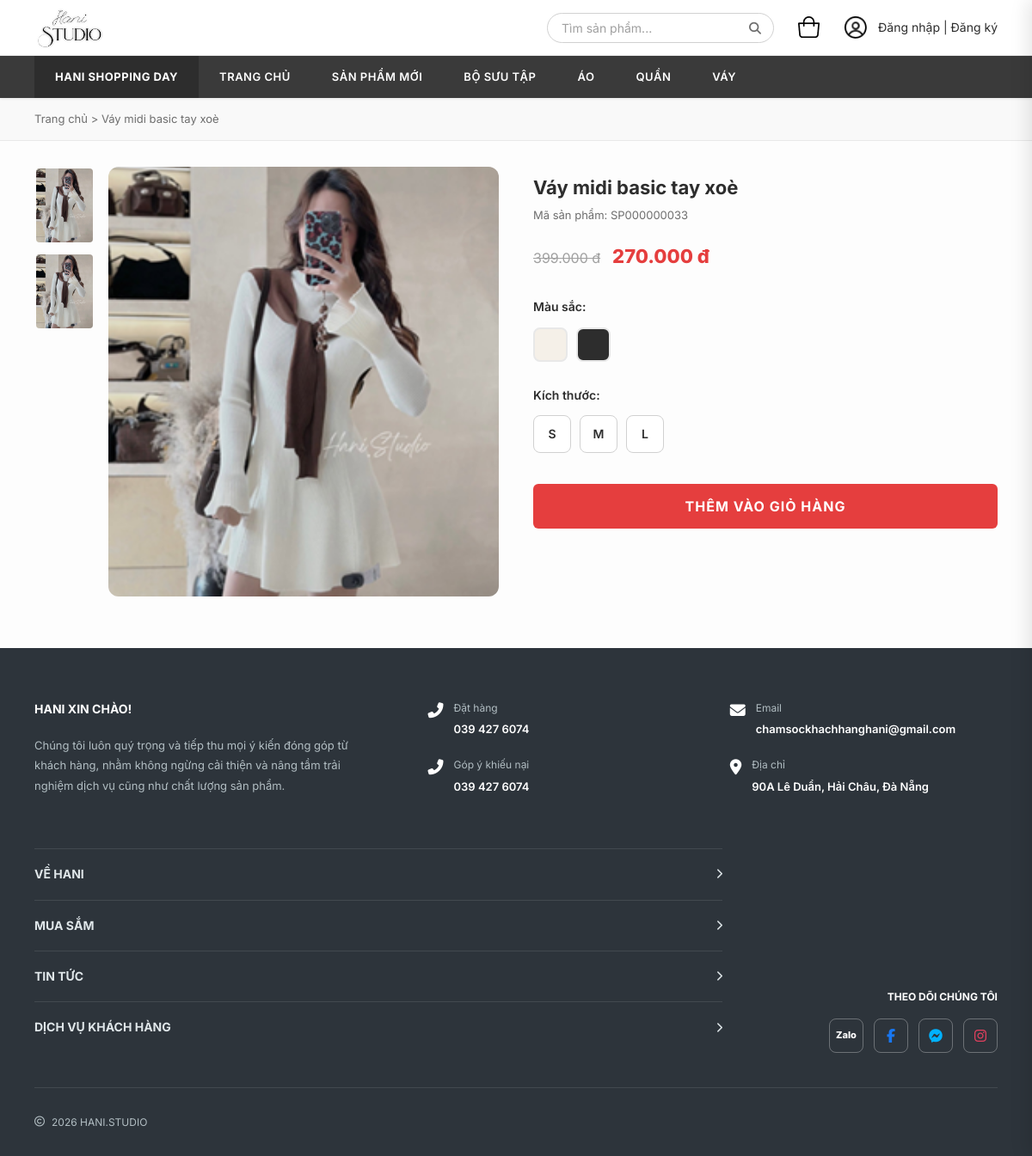
The page /product/9/ on the database its author committed.
### reviews/models.py (models this page shows, shortened)
class Product(models.Model):
    name = models.CharField(max_length=255, verbose_name="Tên sản phẩm")
    code = models.CharField(max_length=50, unique=True, verbose_name="Mã sản phẩm")
    price = models.DecimalField(max_digits=12, decimal_places=0, verbose_name="Giá")
    old_price = models.DecimalField(max_digits=12, decimal_places=0, null=True, blank=True, verbose_name="Giá cũ")
    image_name = models.CharField(max_length=100, verbose_name="Tên file ảnh (trong static)")
    colors = models.JSONField(default=list, blank=True, verbose_name="Danh sách màu (JSON: name, hex)")
    sizes = models.JSONField(default=list, blank=True, verbose_name="Danh sách size (JSON list)")
    categories = models.ManyToManyField(Category, verbose_name="Danh mục")
    description = models.TextField(blank=True, verbose_name="Mô tả")
    class Meta:
        verbose_name = "Sản phẩm"
        verbose_name_plural = "Sản phẩm"

### reviews/views.py (the view)
# urls.py: path('product/<int:product_id>/', views.product_detail, name='product_detail'),
def product_detail(request, product_id):
    product = get_product_by_id(product_id)
    if not product:
        messages.error(request, 'Sản phẩm không tồn tại!')
        return redirect('home')
    if request.user.is_authenticated:
        cart_count = CartItem.objects.filter(user=request.user).count()
    else:
        cart_count = len(request.session.get('cart', []))
    return render(request, 'reviews/product_detail.html', {
        'product': product,
        'cart_count': cart_count
    })

### reviews/context_processors.py (called while the page is built)
def coupons_processor(request):
    return {'COUPONS_LIST': COUPONS}

### reviews/templatetags/shop_filters.py (called while the page is built)
@register.filter
def format_price(value):
    try:
        return f"{value:,.0f} đ".replace(",", ".")
    except (ValueError, TypeError):
        return value

### reviews/views.py (called while the page is built)
def get_product_by_id(product_id):
    try:
        p_obj = Product.objects.get(id=int(product_id))
        return {
            'id': p_obj.id,
            'name': p_obj.name,
            'code': p_obj.code,
            'price': int(p_obj.price),
            'old_price': int(p_obj.old_price) if p_obj.old_price else None,
            'image': p_obj.image_name,
            'colors': p_obj.colors if p_obj.colors else [{'name': 'Mặc định', 'hex': '#ccc'}],
            'sizes': p_obj.sizes if p_obj.sizes else ['S', 'M', 'L'],
            'category': [cat.slug for cat in p_obj.categories.all()]
        }
    except:
        for p in PRODUCTS:
            if p['id'] == int(product_id):
                return p
    return None

### templates/reviews/product_detail.html (shortened to what this page needs)
{% extends "base.html" %}
{% load static shop_filters %}
{% block content %}
<div class="breadcrumb">
    <a href="{% url 'home' %}">Trang chủ</a> &gt;
    <span>{{ product.name }}</span>
</div>
<div class="product-detail-container">
    <div class="product-gallery">
        <div class="product-main-image">
            <img src="{% static 'images/' %}{{ product.image }}" alt="{{ product.name }}" id="main-product-image">
        </div>
        <div class="product-thumbnails">
            {% for color in product.colors %}
            <div class="thumbnail {% if loop.first %}active{% endif %}" onclick="selectThumbnail(this)">
                <img src="{% static 'images/' %}{{ product.image }}" alt="{{ color.name }}">
            </div>
            {% endfor %}
        </div>
    </div>
    <div class="product-info-detail">
        <h1 class="product-detail-name">{{ product.name }}</h1>
        <p class="product-detail-code">Mã sản phẩm: {{ product.code }}</p>
        <div class="product-price-detail">
            <span class="old-price">{{ product.old_price|format_price }}</span>
            <span class="current-price">{{ product.price|format_price }}</span>
        </div>
        <form id="add-to-cart-form">
            <div class="product-colors">
                <p class="option-label">Màu sắc:</p>
                <div class="color-options">
                    {% for color in product.colors %}
                    <label class="color-option-wrapper">
                        <div class="color-option"
                             style="background:{{ color.hex }}"
                             title="{{ color.name }}"
                             onclick="selectColor(this)"></div>
                    </label>
                    {% endfor %}
                </div>
            </div>
            <div class="product-sizes">
                <p class="option-label">Kích thước:</p>
                <div class="size-options">
                    {% for size in product.sizes %}
                    <label class="size-option-wrapper">
                        <div class="size-option" onclick="selectSize(this)">{{ size }}</div>
                    </label>
                    {% endfor %}
                </div>
            </div>
            <button type="button" class="btn-add-to-cart" onclick="submitAddToCart()">THÊM VÀO GIỎ HÀNG</button>
        </form>
    </div>
</div>
{% endblock %}

### static/css/style.css (style rules this page uses)
*, *::before, *::after { margin: 0; padding: 0; box-sizing: border-box; }
:root { --dark: #2d2d2d; --dark-nav: #3a3a3a; --white: #ffffff; --gray-50: #f9f9f9; --gray-100: #f3f3f3; --gray-200: #e8e8e8; --gray-300: #d1d1d1; --gray-400: #a0a0a0; --gray-500: #6e6e6e; --gray-700: #444444; --red: #e53e3e; --red-dark: #c53030; --blue: #3182ce; --green: #38a169; --font: 'Inter', -apple-system, BlinkMacSystemFont, sans-serif; --shadow-sm: 0 1px 3px rgba(0,0,0,0.08); --shadow-md: 0 4px 12px rgba(0,0,0,0.1); --shadow-lg: 0 8px 30px rgba(0,0,0,0.12); --radius: 6px; --radius-lg: 12px; --transition: all 0.3s cubic-bezier(0.4, 0, 0.2, 1); }
html { scroll-behavior: smooth; }
body { font-family: var(--font); color: var(--dark); background: var(--white); line-height: 1.6; -webkit-font-smoothing: antialiased; -moz-osx-font-smoothing: grayscale; }
a { text-decoration: none; color: inherit; }
img { max-width: 100%; height: auto; display: block; }
button { cursor: pointer; border: none; outline: none; font-family: var(--font); }
.breadcrumb { padding: 14px 40px; font-size: 13px; color: var(--gray-500); background: var(--gray-50); border-bottom: 1px solid var(--gray-200); }
.breadcrumb a { color: var(--gray-500); transition: var(--transition); }
.product-detail-container { display: grid; grid-template-columns: 1fr 1fr; gap: 40px; padding: 30px 40px 60px; max-width: 1200px; margin: 0 auto; }
.product-gallery { display: flex; gap: 16px; }
.product-thumbnails { display: flex; flex-direction: column; gap: 10px; order: -1; }
.thumbnail { width: 70px; height: 90px; border-radius: var(--radius); overflow: hidden; cursor: pointer; border: 2px solid transparent; transition: var(--transition); flex-shrink: 0; }
.thumbnail img { width: 100%; height: 100%; object-fit: cover; }
.product-main-image { flex: 1; border-radius: var(--radius-lg); overflow: hidden; background: var(--gray-100); }
.product-main-image img { width: 100%; height: 500px; object-fit: cover; transition: var(--transition); }
.product-info-detail { padding-top: 10px; }
.product-detail-name { font-size: 22px; font-weight: 700; color: var(--dark); margin-bottom: 8px; line-height: 1.3; }
.product-detail-code { font-size: 13px; color: var(--gray-500); margin-bottom: 20px; }
.product-price-detail { display: flex; align-items: baseline; gap: 14px; margin-bottom: 30px; }
.old-price { font-size: 16px; color: var(--gray-400); text-decoration: line-through; }
.current-price { font-size: 22px; font-weight: 800; color: var(--red); }
.option-label { font-size: 14px; font-weight: 600; color: var(--dark); margin-bottom: 12px; }
.color-options { display: flex; gap: 10px; margin-bottom: 28px; }
.color-option { width: 40px; height: 40px; border-radius: 8px; border: 2px solid var(--gray-200); cursor: pointer; transition: var(--transition); }
.size-options { display: flex; gap: 10px; margin-bottom: 36px; }
.size-option { width: 44px; height: 44px; border: 1.5px solid var(--gray-300); border-radius: 8px; display: flex; align-items: center; justify-content: center; font-size: 14px; font-weight: 600; cursor: pointer; background: var(--white); transition: var(--transition); }
.btn-add-to-cart { width: 100%; padding: 16px; background: var(--red); color: var(--white); font-size: 16px; font-weight: 700; letter-spacing: 1px; border-radius: var(--radius); transition: var(--transition); }

### rows shown on the page
Product: name "Váy midi basic tay xoè", image (picture), code "SP000000033"

### other values the page prints
{{ product.old_price|format_price }} "399.000 đ"
{{ product.price|format_price }} "270.000 đ"
{{ size }} "S" "M" "L"
